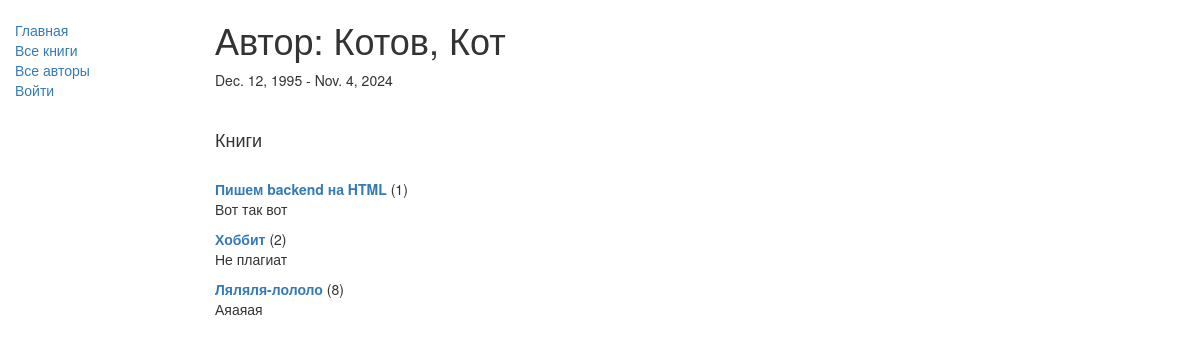
The page /catalog/author/1 on the database as committed earlier.
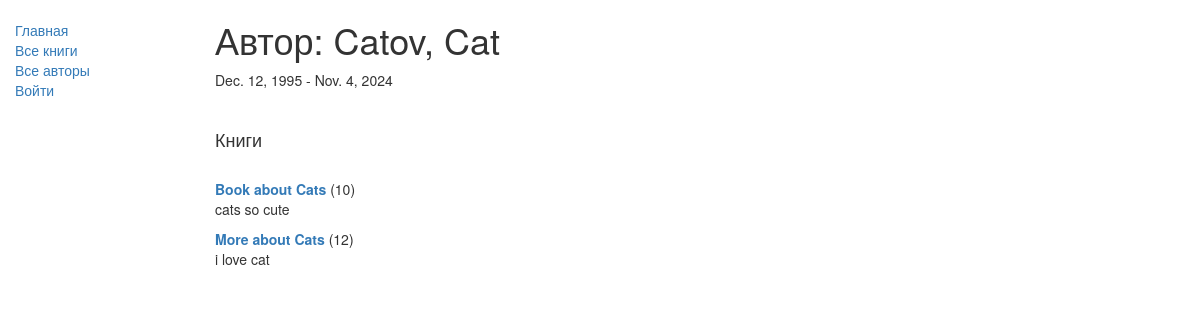
The same page on the database as committed later.
### catalog/models.py (models this page shows, shortened)
class Author(models.Model):
    first_name = models.CharField(max_length=100)
    last_name = models.CharField(max_length=100)
    date_of_birth = models.DateField(null=True, blank=True)
    date_of_death = models.DateField('Died', null=True, blank=True)
    class Meta:
        ordering = ['last_name']

class Book(models.Model):
    title = models.CharField(max_length=200)
    author = models.ForeignKey('Author', on_delete=models.SET_NULL, null=True)
    summary = models.TextField(max_length=1000, help_text='Enter a brief description of the book')
    isbn = models.CharField('ISBN',
                            max_length=13,
                            help_text='13 Character <a href="https://www.isbn-international.org/content/what-isbn">ISBN number</a>')
    genre = models.ManyToManyField(Genre, help_text='Select a genre for this book')
    language = models.ForeignKey('Language', on_delete=models.SET_NULL, null=True)
    def display_genre(self):
        return ', '.join([ genre.name for genre in self.genre.all()[:3] ])
    display_genre.short_description = 'Genre'

### catalog/views.py (the view)
# urls.py: path('author/<int:pk>', views.AuthorDetailView.as_view(), name='author-detail'),
class AuthorDetailView(generic.DetailView):
    model = Author

### catalog/templates/catalog/author_detail.html
{% extends "base_generic.html" %}
{% block content %}
    <h1>Автор: {{ author.last_name }}, {{ author.first_name }}</h1>
    <p>
        {{ author.date_of_birth }} -
        {% if author.date_of_death %}
            {{ author.date_of_death }}
        {% endif %}
    </p>
    <br><h4>Книги</h4><br>
    {% for book in author.book_set.all %}
        <div>
            <a href="{% url 'book-detail' book.pk %}"><strong>{{ book.title }}</strong></a> ({{ book.id }})
            <p>{{ book.summary }}</p>
        </div>
    {% endfor %}
{% endblock %}

Rows that differ between the two databases and show on the page:
removed Book: title "Пишем backend на HTML", id "1", summary "Вот так вот"
removed Book: title "Хоббит", id "2", summary "Не плагиат"
removed Book: title "Ляляля-лололо", id "8", summary "Аяаяая"
changed Author: last_name "Котов" → "Catov"; first_name "Кот" → "Cat"
added Book: title "Book about Cats", id "10", summary "cats so cute"
added Book: title "More about Cats", id "12", summary "i love cat"
